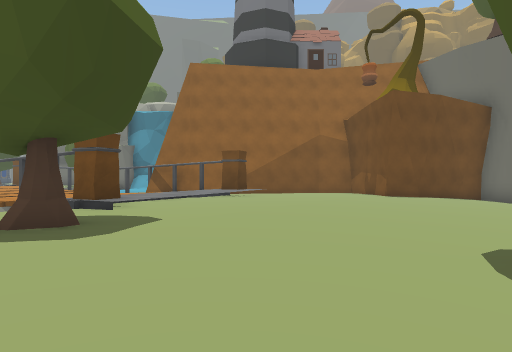
view 1 (above)

24 first-person views from a walk through a scene from a Unity 3-D project. The camera is 1.2 m above the floor, looks level and sees 75° across. The floor is counted in squares, 2 m on a side. Each view is taken from the middle of a square. On the plan, view 1 faces up. The plan holds only what a view shows up to about 10 squares ahead; the rest is blank. The place goes on beyond the plan. The player character is not drawn. Some surface patterns are stand-ins.

view 2
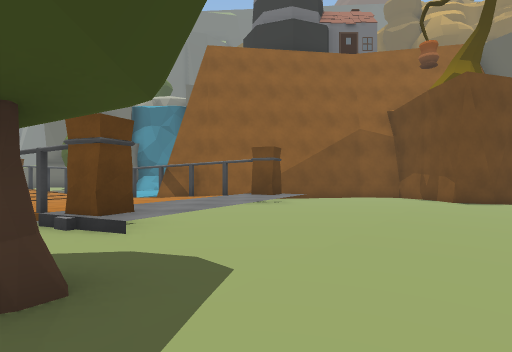

view 3
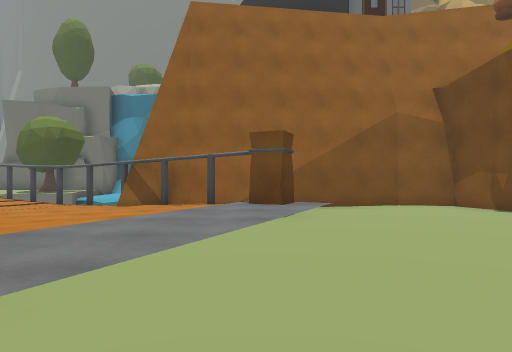

view 4
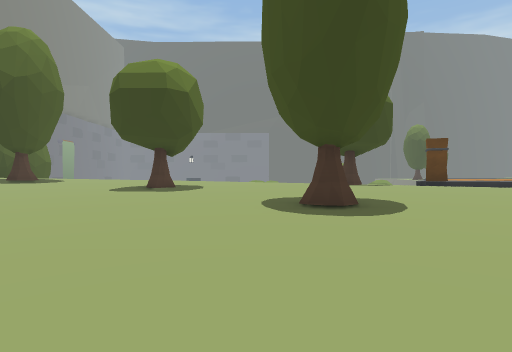

view 5
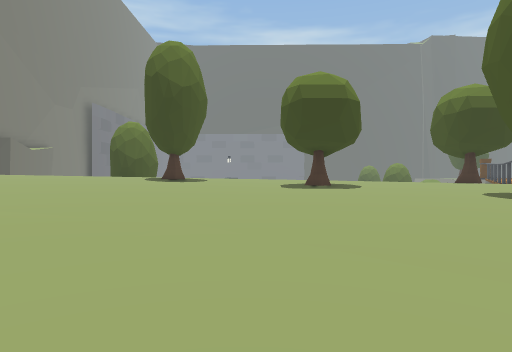

view 6
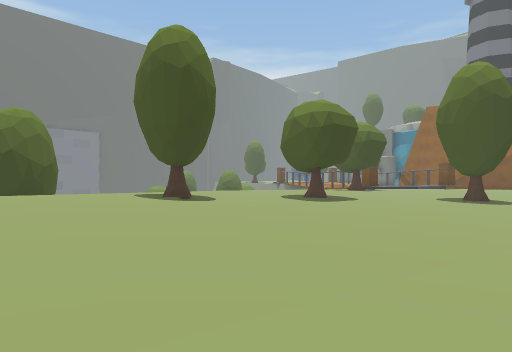

view 7
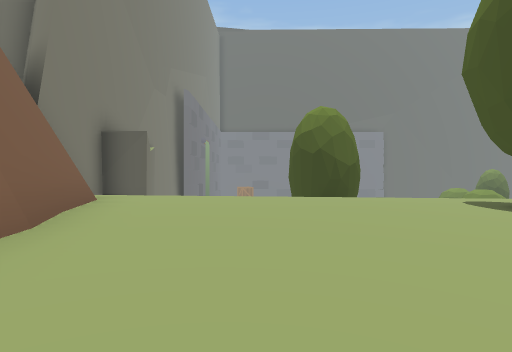

view 8
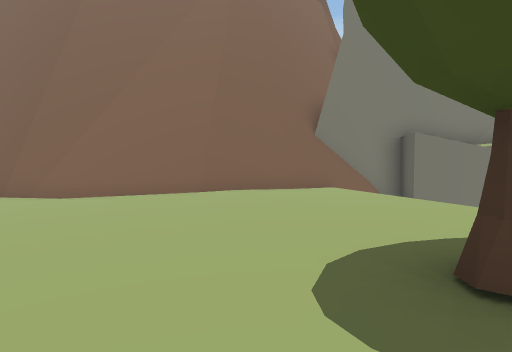

view 9
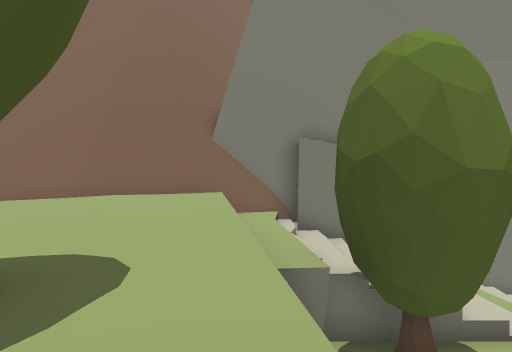

view 10
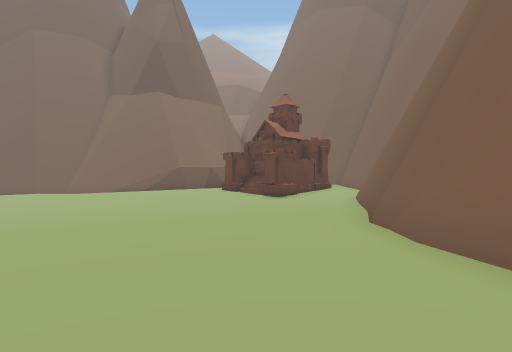

view 11
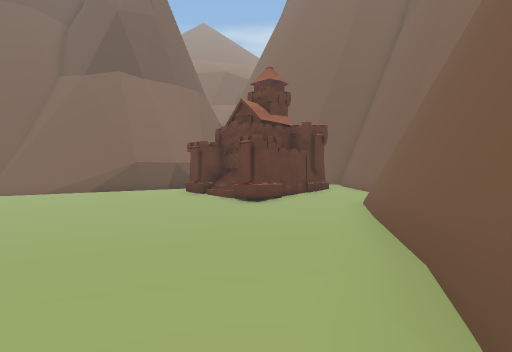

view 12
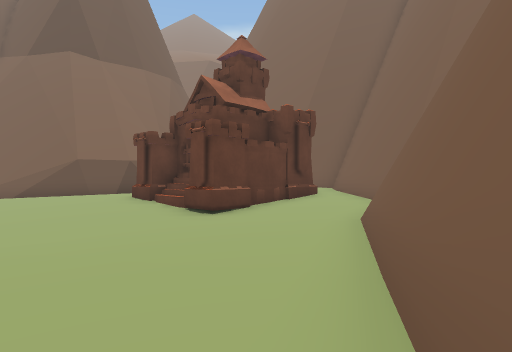

view 13
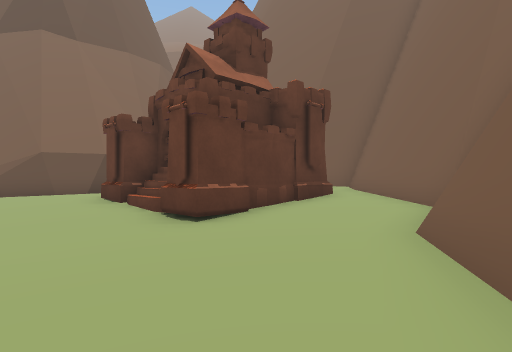

view 14
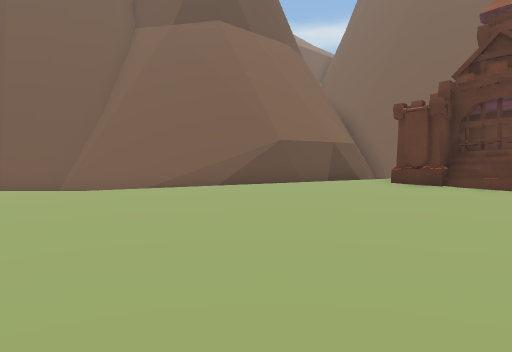

view 15
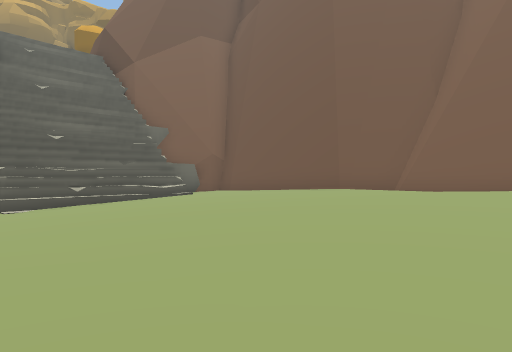

view 16
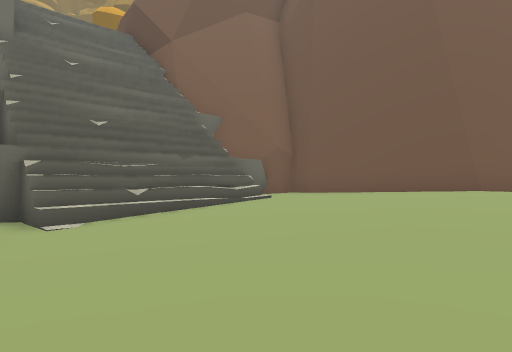

view 17
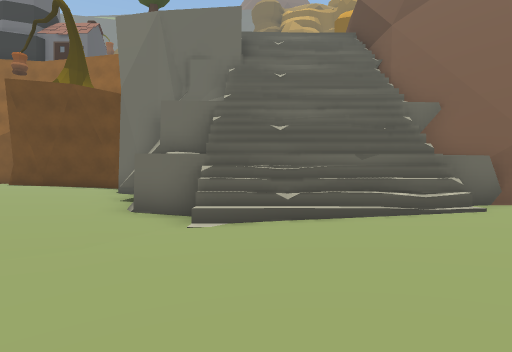

view 18
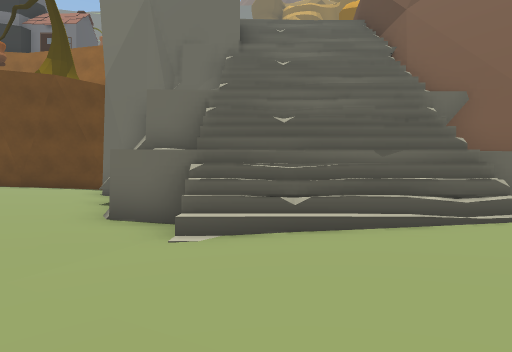

view 19
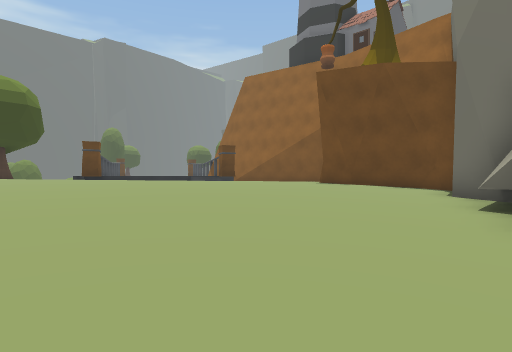

view 20
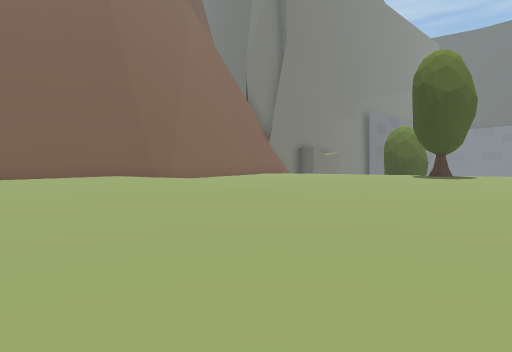

view 21
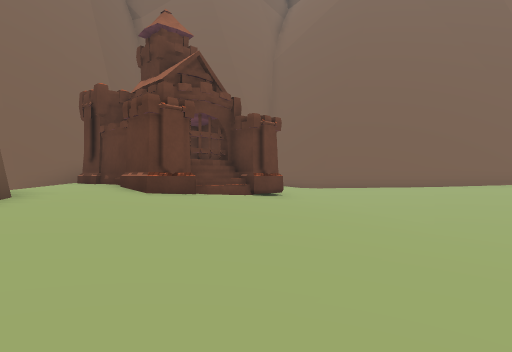

view 22
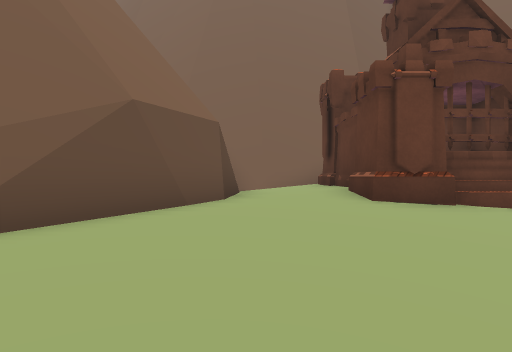

view 23
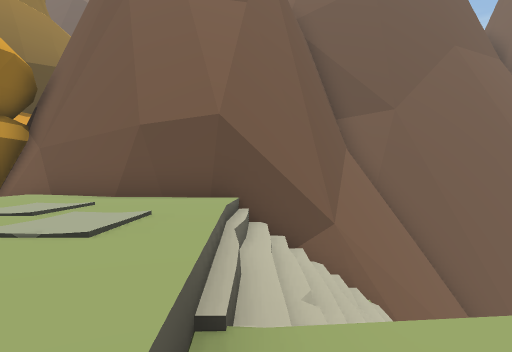

view 24
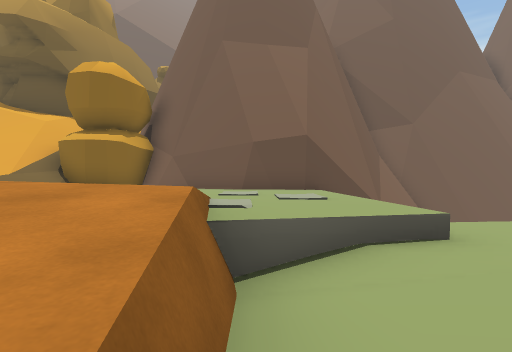

### Floor plan
Key: @ floor where view 1 was taken; # wall or solid block; x gap in a wall; . main floor; : floor 0.5 m higher than the main floor; - floor 0.5 m lower than the main floor; + floor 0.75 m higher than the main floor; _ floor 0.75 m lower than the main floor; * floor 1.25 m higher than the main floor; % floor 10.5 m higher than the main floor; < floor 10.5 m lower than the main floor; & floor 11.25 m higher than the main floor; $ floor 11.5 m higher than the main floor; / step, stairs or slope; v drop or lower ground; T tree; O other object.
Columns run from 8 left of view 1 to 21 right of it. Each row starts with its distance up from view 1.
 17             O           /#
 16           OOO    /$    &&#
 15         ##      //$//&&&##
 14  vv  vvvvvvvvvv///&&&&&&#
 13  x v#########  v///&&&&&#
 12  ... ##.....###v%///////#
 11  <..//.#/...###-/ %/////#
 10  ....//:/......-/v /////##
  9    //.:/......--_# /////##
  8   v../:/......--_# //////#
  7     #:/.......--__  ////##
  6     /#/.......--__*/////##
  5     /.........--___/////_#
  4       T......---________-##
  3       .......--________--/#
  2       .....T.--_______---.#
  1      ........--_  __/_---.#
  0      ...@...---   __///-..#
 -1      ..T....---   __////..#
 -2      .......---______///..##
 -3      .......---______////.##
 -4     ::......---______//////#
 -5     ::/......---_____//////#
 -6     ::T.......---____////..#
 -7  TT v:::........--___////.:##
 -8  TTTv::::........--__/////::#
 -9 v TTv++:::........--/////#/::
-10 v vvv+++:::........//-///##//#
-11 v vvv++++::..::....//-.#####/#
-12   vvv+++#######/..///..#######
-13 v###v####     ####/.....##
-14    ###           #####.///+#
-15                        #####

Positions as (right, up) in squares from view 1, and headings:
1: (0, 0), facing up
2: (-1, 2), facing up
3: (-1, 5), facing up
4: (7, 1), facing left
5: (8, -3), facing left
6: (5, -10), facing up-left
7: (3, -10), facing left
8: (-1, -4), facing down
9: (-4, -4), facing down
10: (0, -10), facing right
11: (4, -11), facing right
12: (7, -12), facing right
13: (9, -12), facing right
14: (9, -5), facing right
15: (10, -3), facing up-right
16: (10, 0), facing up-right
17: (12, 0), facing up
18: (12, 1), facing up
19: (10, 2), facing up-left
20: (10, -2), facing down-left
21: (15, -2), facing down
22: (15, -4), facing down-right
23: (10, 12), facing right
24: (7, 14), facing right
